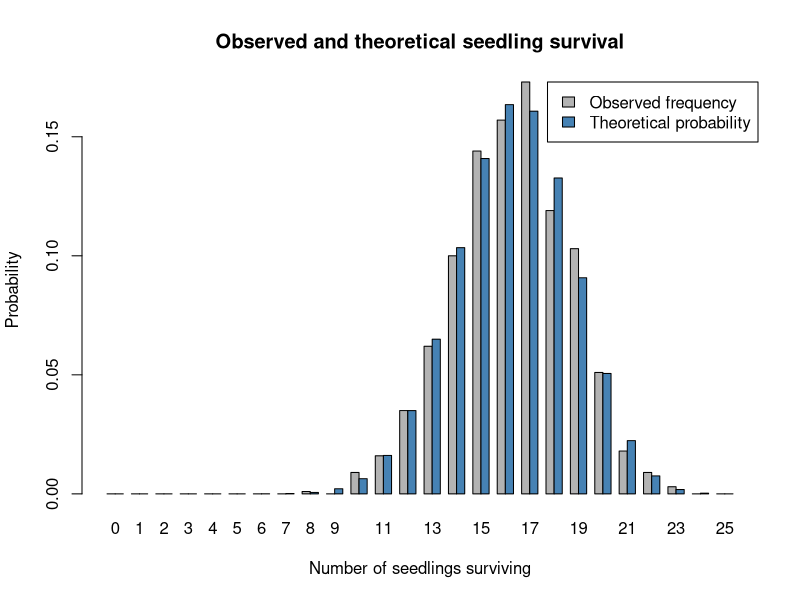

Recreate this plot in R.
## ---- chunk 1
n = 25
p_survive = 0.65
## ---- chunk 2
prob_exactly_15 = dbinom(
  x = 15,
  size = n,
  prob = p_survive
)

prob_exactly_15
## ---- chunk 3
choose(25, 15)
## ---- chunk 4
prob_at_least_15 = 1 - pbinom(
  q = 14,
  size = n,
  prob = p_survive
)

prob_at_least_15
## ---- chunk 5
expected_survivors = n * p_survive

variance_survivors = n * p_survive * (1 - p_survive)

c(
  expected = expected_survivors,
  variance = variance_survivors
)
## ---- chunk 6
set.seed(123)

simulated_survivors = rbinom(
  n = 1000,
  size = n,
  prob = p_survive
)

head(simulated_survivors)
## ---- chunk 7
support = 0:n

observed_frequency = as.numeric(
  table(factor(simulated_survivors, levels = support))
) / length(simulated_survivors)

model_probability = dbinom(
  x = support,
  size = n,
  prob = p_survive
)

comparison = data.frame(
  survivors = support,
  observed = observed_frequency,
  theoretical = model_probability
)

round(comparison, 4)
## ---- chunk 8
barplot(
  rbind(observed_frequency, model_probability),
  beside = TRUE,
  names.arg = support,
  col = c("grey70", "steelblue"),
  xlab = "Number of seedlings surviving",
  ylab = "Probability",
  legend.text = c("Observed frequency", "Theoretical probability"),
  args.legend = list(x = "topright"),
  main = "Observed and theoretical seedling survival"
)
## ---- chunk 9
c(
  observed_exactly_15 = mean(simulated_survivors == 15),
  theoretical_exactly_15 = prob_exactly_15,
  observed_at_least_15 = mean(simulated_survivors >= 15),
  theoretical_at_least_15 = prob_at_least_15
)
